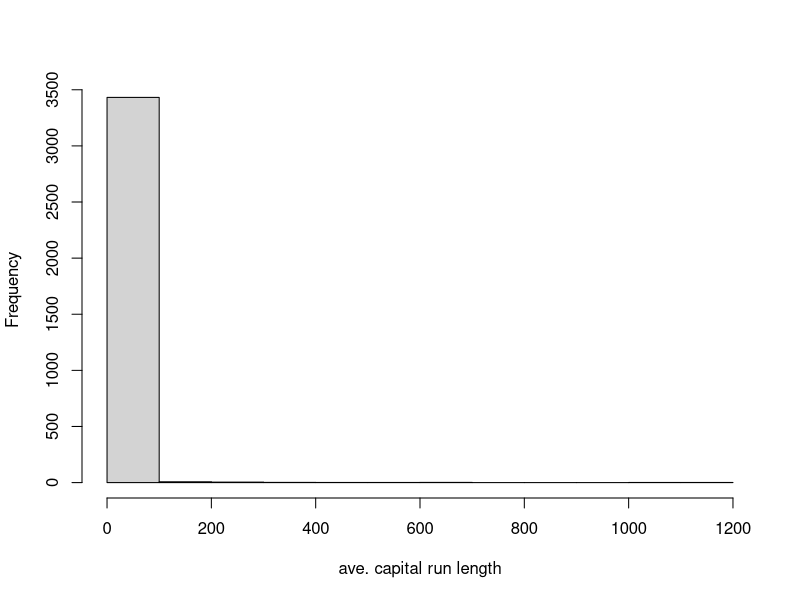
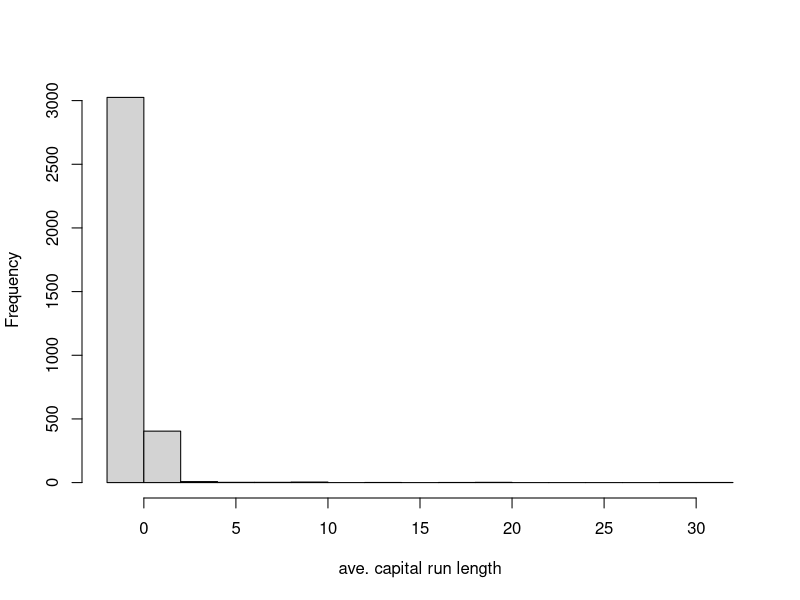
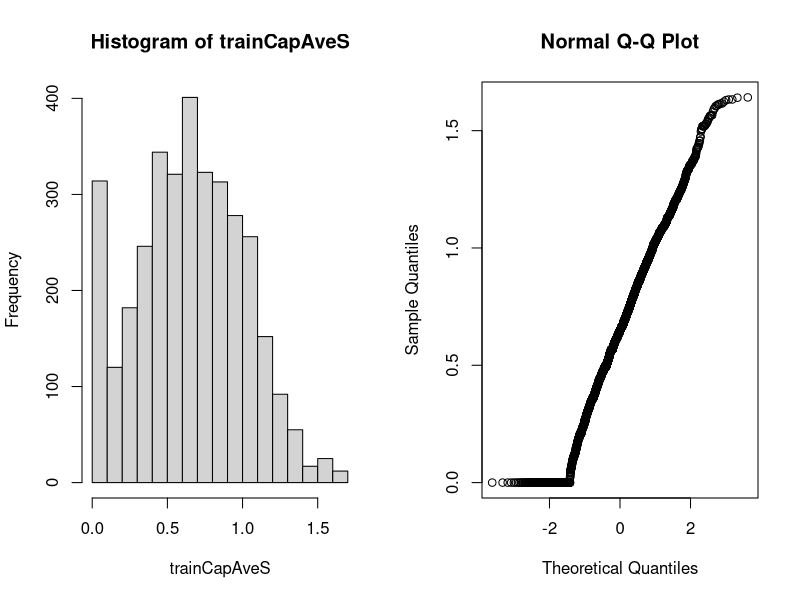

Write the R code that produced these figures, in order.
#preprocessing
set.seed(32333)

library(caret); library(kernlab);data(spam)
inTrain<-createDataPartition(y = spam$type,p = 0.75, list = FALSE)
trainSet<-spam[inTrain,]
testSet<-spam[-inTrain,]

hist(trainSet$capitalAve, main="", xlab="ave. capital run length")
#very skewed distribution
#so you might want to preprocess
mean(trainSet$capitalAve)
sd(trainSet$capitalAve)
#huge SD

#standardize variables
#usual way, (val-mean)/sd
#known as centering and scaling
trainCapAve <- trainSet$capitalAve
trainCapAveS <- (trainCapAve - mean(trainCapAve))/sd(trainCapAve)
mean(trainCapAveS)
sd(trainCapAveS)

hist(trainCapAveS, main="", xlab="ave. capital run length")

#standardizing TEST SET
#important, when we apply this to test set we need to
#apply mean and SD of the TRAIN SET

testCapAve <- testSet$capitalAve
testCapAveS<-(testCapAve-mean(trainCapAve))/sd(trainCapAve)
mean(testCapAveS)
sd(testCapAveS)

#standardizing - preProcess function

preObj <- preProcess(trainSet[,-58], method=c("center","scale"))
trainCapAveS <- predict(preObj, trainSet[,-58])$capitalAve
mean(trainCapAveS)
sd(trainCapAveS)

#same preObj earlier can be used to standardize the test set
testCapAveS <- predict(preObj, testSet[,-58])$capitalAve
mean(testCapAveS)
sd(testCapAveS)

#standardizing - preProcess argument
set.seed(32343)
modelFit <- train(type~., data=trainSet, preProcess = c("center","scale"), method="glm")
modelFit

#standarding Box-Cox tranforms
#takes set of continious data and try to make the look like
#normally distributed data using maximum likelyhood

preObj <- preProcess(trainSet[,-58], method=c("BoxCox"))
trainCapAveS <- predict(preObj, trainSet[,-58])$capitalAve
par(mfrow=c(1,2));hist(trainCapAveS); qqnorm(trainCapAveS)

#standardizing - Imputing data
#missing data

set.seed(13343)

#Make some values NA
trainSet$capAve <- trainSet$capitalAve #new column
#generate random values
selectNA <- rbinom(dim(trainSet)[1],size=1,prob=0.05)==1
#set those values to missing
trainSet$capAve[selectNA]<- NA

#Impute and standardize
#apply k-nearest neighbour imputation for missing values
preObj <- preProcess(trainSet[,-58],method="knnImpute")
capAve <- predict(preObj, trainSet[,-58])$capAve

#standardize true values without missing values
capAveTruth <- trainSet$capitalAve
capAveTruth <- (capAveTruth)-mean(capAveTruth)/sd(capAveTruth)

#compare actual and imputed
quantile(capAve-capAveTruth)

#compare only missing values
quantile((capAve-capAveTruth)[selectNA])
